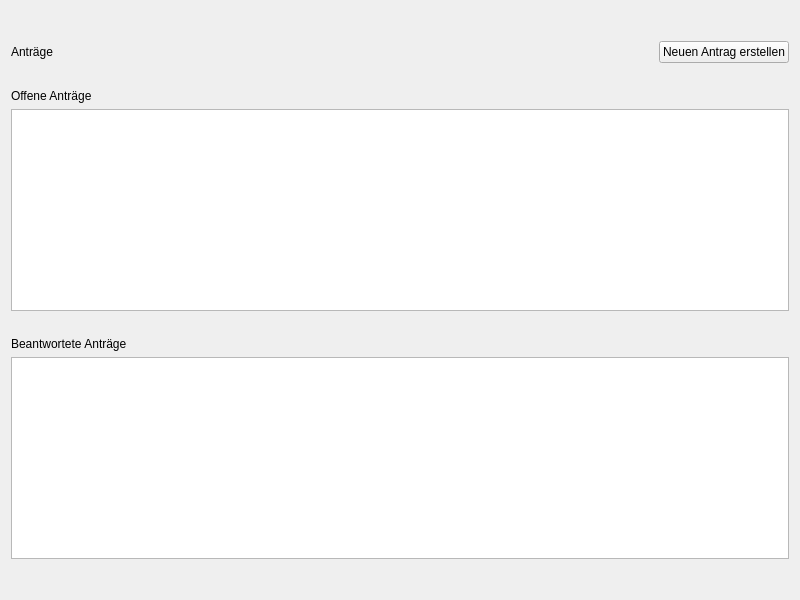
<?xml version="1.0" encoding="UTF-8"?>
<ui version="4.0">
 <class>Requests</class>
 <widget class="QWidget" name="Requests">
  <property name="geometry">
   <rect>
    <x>0</x>
    <y>0</y>
    <width>800</width>
    <height>600</height>
   </rect>
  </property>
  <property name="windowTitle">
   <string>Form</string>
  </property>
  <layout class="QVBoxLayout" name="verticalLayout_2">
   <item>
    <spacer name="verticalSpacer">
     <property name="orientation">
      <enum>Qt::Vertical</enum>
     </property>
     <property name="sizeType">
      <enum>QSizePolicy::Preferred</enum>
     </property>
     <property name="sizeHint" stdset="0">
      <size>
       <width>20</width>
       <height>30</height>
      </size>
     </property>
    </spacer>
   </item>
   <item>
    <layout class="QVBoxLayout" name="verticalLayout">
     <item>
      <layout class="QHBoxLayout" name="horizontalLayout_2">
       <item>
        <widget class="QLabel" name="header">
         <property name="text">
          <string>Anträge</string>
         </property>
        </widget>
       </item>
       <item>
        <spacer name="horizontalSpacer">
         <property name="orientation">
          <enum>Qt::Horizontal</enum>
         </property>
         <property name="sizeHint" stdset="0">
          <size>
           <width>40</width>
           <height>20</height>
          </size>
         </property>
        </spacer>
       </item>
       <item>
        <widget class="QPushButton" name="new_antrag_button">
         <property name="cursor">
          <cursorShape>PointingHandCursor</cursorShape>
         </property>
         <property name="text">
          <string>Neuen Antrag erstellen</string>
         </property>
        </widget>
       </item>
      </layout>
     </item>
     <item>
      <spacer name="verticalSpacer_3">
       <property name="orientation">
        <enum>Qt::Vertical</enum>
       </property>
       <property name="sizeType">
        <enum>QSizePolicy::Preferred</enum>
       </property>
       <property name="sizeHint" stdset="0">
        <size>
         <width>20</width>
         <height>20</height>
        </size>
       </property>
      </spacer>
     </item>
     <item>
      <widget class="QLabel" name="label_3">
       <property name="text">
        <string>Offene Anträge</string>
       </property>
      </widget>
     </item>
     <item>
      <widget class="QListWidget" name="new_requests"/>
     </item>
     <item>
      <spacer name="verticalSpacer_4">
       <property name="orientation">
        <enum>Qt::Vertical</enum>
       </property>
       <property name="sizeType">
        <enum>QSizePolicy::Preferred</enum>
       </property>
       <property name="sizeHint" stdset="0">
        <size>
         <width>20</width>
         <height>20</height>
        </size>
       </property>
      </spacer>
     </item>
     <item>
      <widget class="QLabel" name="label_2">
       <property name="text">
        <string>Beantwortete Anträge</string>
       </property>
      </widget>
     </item>
     <item>
      <widget class="QListWidget" name="closed_requests"/>
     </item>
    </layout>
   </item>
   <item>
    <spacer name="verticalSpacer_2">
     <property name="orientation">
      <enum>Qt::Vertical</enum>
     </property>
     <property name="sizeType">
      <enum>QSizePolicy::Preferred</enum>
     </property>
     <property name="sizeHint" stdset="0">
      <size>
       <width>20</width>
       <height>30</height>
      </size>
     </property>
    </spacer>
   </item>
  </layout>
 </widget>
 <resources/>
 <connections/>
</ui>
